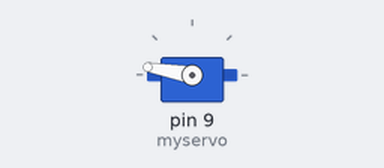
A sketch run on a simulated Arduino Uno, built with avr-gcc and run on an emulated ATmega328P. On the bench: servo.

Above: at 0.05 s.
Timing chart, 0 to 4.6 s (numbered marks = the images above):
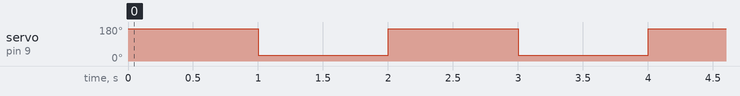

Measured:
- by itself, servo on pin 9 (myservo): alternates 170° for 1.0 s and 30° for 1.0 s

The sketch:

servo.ino
```cpp
#include <Servo.h>

Servo myservo;

void setup()
{
  myservo.attach(9);
}

void loop()
{
  myservo.write(170);
  delay(1000);
  myservo.write(30);
  delay(1000);
}
```
